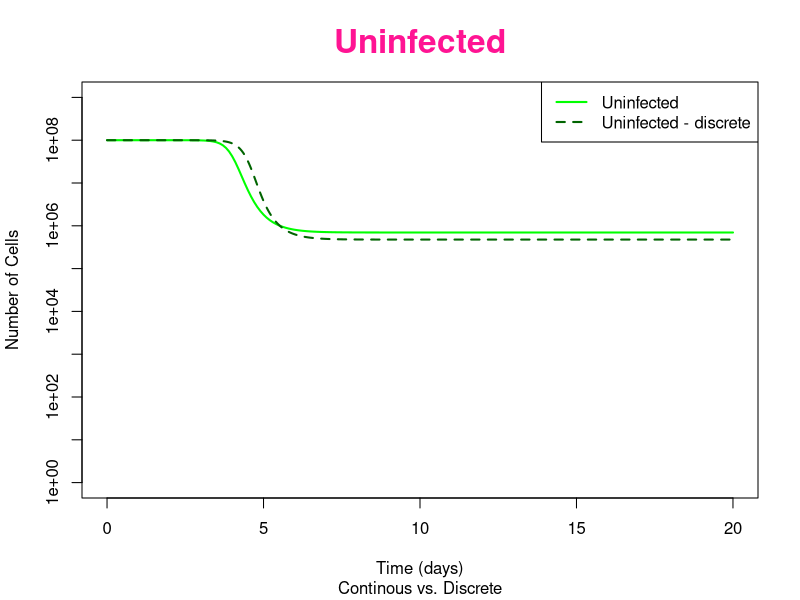
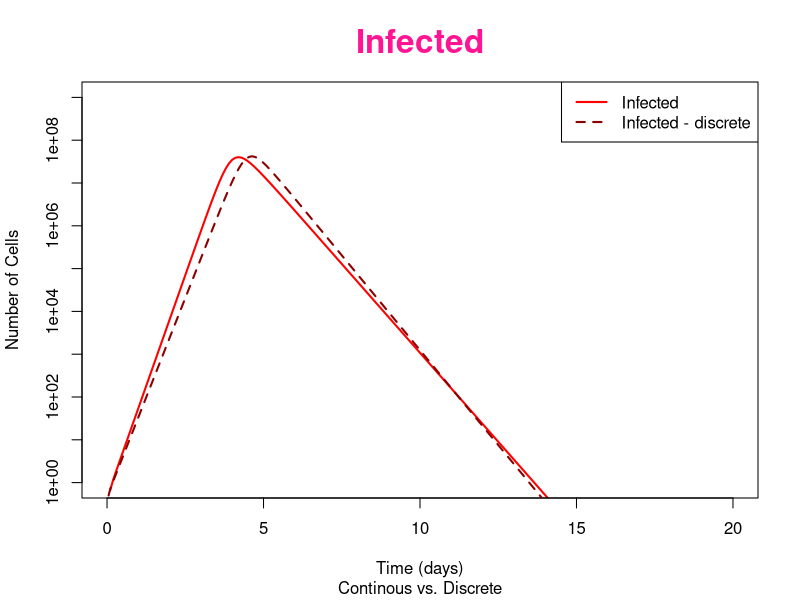
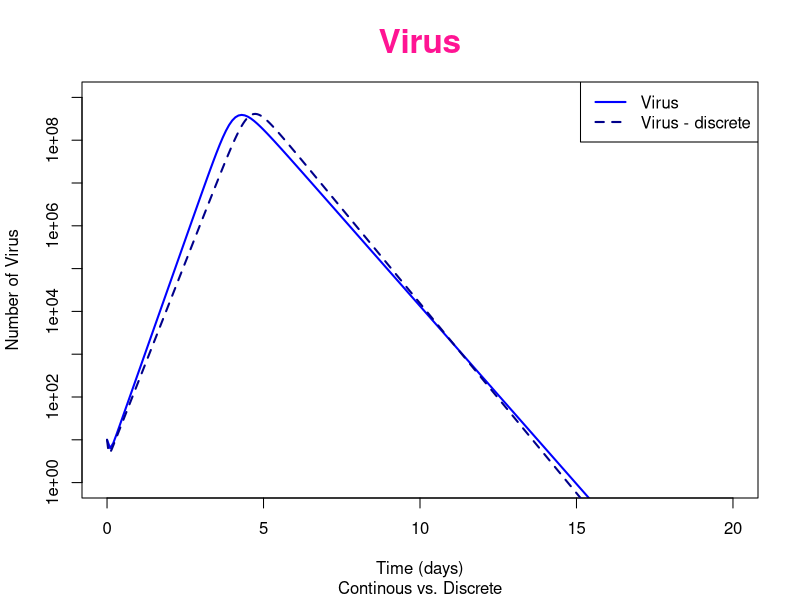

Source code (R) for these figures, in order:
# CS 510 midterm project
# A mathematical model of a small virus infection over discrete and continuous time models

#package installer
if (!require("deSolve")) {
  install.packages("deSolve")
  library(deSolve)
}

#ODE = Ordinary Differential Equations
odeequations <- function(t,y,parameters) 
{ 
  #uninfected target cells, infected target cells, virus
  Utc <- y[1]; Itc <- y[2]; Vir <- y[3]
  #parameters
  p1<- parameters[1]; p2<- parameters[2]; p3<- parameters[3]; p4 <- parameters[4]
  
  #differential equations
  dUtcdt <- -p1*Vir*Utc
  dItcdt <- p1*Vir*Utc-p2*Itc
  dVirdt <- p3*Itc-p4*Vir

  return(list(c(dUtcdt,dItcdt,dVirdt)))
} 

#main

#initial number of uninfected target cells 
Utc0 <- 1e8
#initial number of infected target cells
Itc0 <- 0
#initial condition for free virus V
Vir0 <- 10

Y0 <- c(Utc0, Itc0, Vir0)

#values for model parameters
p1 <- 1e-8
p2 <- 2
p3 <- 1e2
p4 <- 10
parameters <- c(p1,p2,p3,p4)

#vector of times for which integration is evaluated from 0 to 10 days in steps of .1
timevec <- seq(0,20,.1) 

odeoutput <- lsoda(Y0,timevec,odeequations,parameters)

#discrete time model
dt <- .05
t.discrete <- seq(0,20,by=dt)
Uvec <- rep(0,length(t.discrete)); Ivec <- Uvec; Vvec <- Uvec
Uvec[1] <- Utc0; Ivec[1] <- Itc0; Vvec[1] <- Vir0

#time(in days) loop for the discrete time model
for (n in 1:(length(t.discrete)-1)) 
{
  Uvec[n+1] <- Uvec[n] - dt*p1*Uvec[n]*Vvec[n]
  Ivec[n+1] <- Ivec[n] + dt*(p1*Uvec[n]*Vvec[n]-p2*Ivec[n])
  Vvec[n+1] <- Vvec[n] + dt*(p3*Ivec[n]-p4*Vvec[n])
}


#plot

#Uninfected plot
plot(odeoutput[,1],odeoutput[,2],type="l",lwd=2,
     xlab="Time (days)", ylab="Number of Cells", main ="Uninfected", sub = "Continous vs. Discrete",
     log="y",xlim=c(0,20),ylim=c(1,1e9), 
     col="green", col.main="deeppink",cex.main=2)
lines(t.discrete,Uvec,col="darkgreen",lwd=2,lty=2)
legend("topright", c("Uninfected","Uninfected - discrete"),col = c("green","darkgreen"),lwd=2,lty=c(1,2))

#Infected plot
plot(odeoutput[,1],odeoutput[,3],type="l",lwd=2,
     xlab="Time (days)",ylab="Number of Cells",main ="Infected",sub = "Continous vs. Discrete",
     log="y",xlim=c(0,20),ylim=c(1,1e9),
     col="red",col.main="deeppink",cex.main=2)
lines(t.discrete,Ivec,type="l",col="darkred",lwd=2,lty=2)
legend("topright", c("Infected","Infected - discrete"),col = c("red","darkred"),lwd=2,lty=c(1,2))

#Virus plot
plot(odeoutput[,1],odeoutput[,4],type="l",lwd=2,
     xlab="Time (days)",ylab="Number of Virus",main ="Virus",sub = "Continous vs. Discrete",
     log="y",xlim=c(0,20),ylim=c(1,1e9),
     col="blue",col.main="deeppink",cex.main=2)
lines(t.discrete,Vvec,type="l",col="darkblue",lwd=2,lty=2)
legend("topright", c("Virus","Virus - discrete"),col = c("blue", "darkblue"),lwd=2,lty=c(1,2))

#add comments on graphs, vertical axis label, legend, 
